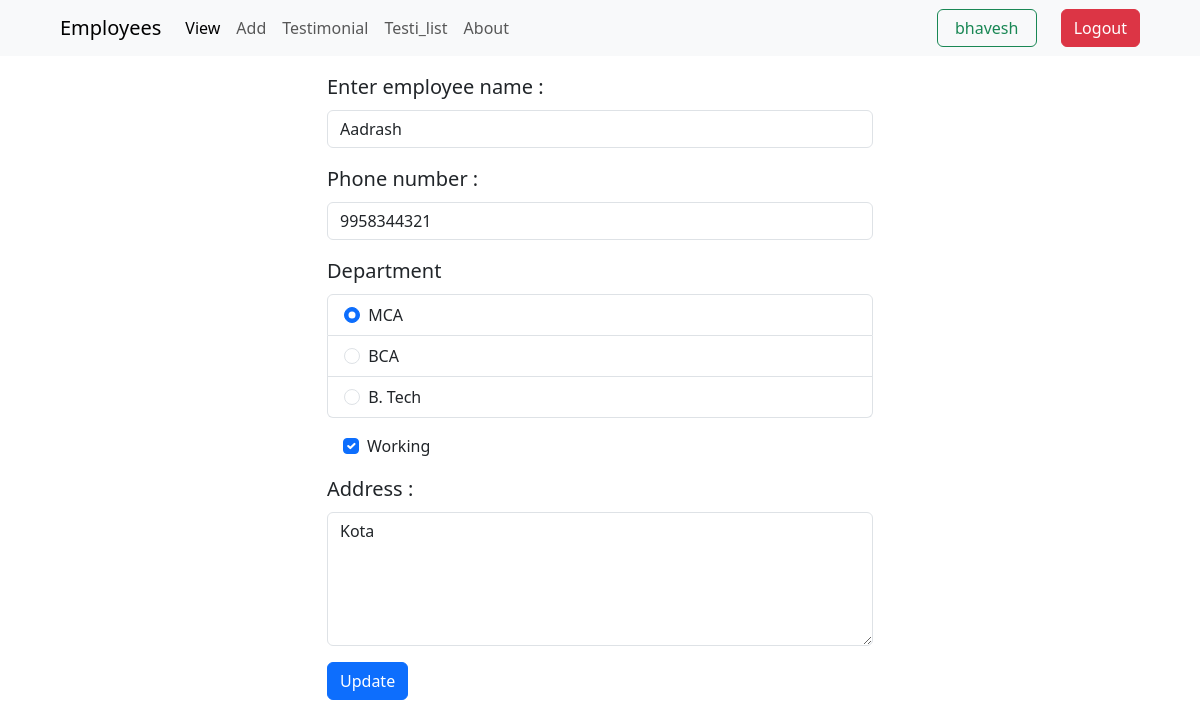
The page /emp/update-emp/Aad995 (signed in) on the database its author committed.
### emp/models.py (models this page shows, shortened)
class emp(models.Model):
    name=models.CharField(max_length=50)
    eid=models.CharField(max_length=20,primary_key=True)
    phone=models.CharField(max_length=10)
    working=models.BooleanField(default=False)
    department=models.CharField(max_length=10)
    address=models.CharField(max_length=100)

### emp/views.py (the view)
# urls.py: path('update-emp/<str:eid>',views.update_emp),
@login_required(login_url='/protected_page')
def update_emp(request,eid,):
    if request.user.is_superuser:
        ee=emp.objects.get(pk=eid)
        return render(request,'emp/update_emp.html',{ 'e':ee})
    return redirect('home')

### templates/emp/update_emp.html (shortened to what this page needs)
<!doctype html>
<html lang="en">
  <head>
    <link href="https://cdn.jsdelivr.net/npm/bootstrap@5.3.3/dist/css/bootstrap.min.css" rel="stylesheet">
    <link rel="stylesheet" href="/static/ss.css">
  </head>
  <body>
    {% include "emp/navbar.html" %}
    <div class="container">
        <div class="row justify-content-center">
          <div class="col-md-6 ">
            <div class="card-body">
                <form class="my-2" action="/emp/add-emp/" method="post" >
                    <div class="mb-3">
                      <label for="exampleInputEmail1" pattern="[a-zA-Z]{3,}" class="form-label fs-5 ">Enter employee name :</label>
                      <input type="text" class="form-control" id="exampleInputEmail1" name="emp_name" value="{{e.name}}" required>
                    </div>
                    <div class="mb-3">
                      <label for="phone" class="form-label fs-5">Phone number :</label>
                      <input type="tel" class="form-control" id="exampleInputPassword1" name="emp_phone"placeholder="10 digit mobile number" pattern="[6-9]{1}[0-9]{3}[0-9]{3}[0-9]{3}" value="{{e.phone}}"required>
                    </div>
                    <div class="dept_work">
                        <div class="mb-3 ">
                            <label for="deptt" class="form-label fs-5">Department</label>
                            <ul class="list-group">
                                <li class="list-group-item">
                                    <input class="form-check-input me-1" type="radio" name="emp_dept" {% if e.department == 'MCA' %} checked {% endif %} id="firstRadio" value="MCA" required>
                                    <label class="form-check-label" for="firstRadio">MCA</label>
                                </li>
                                <li class="list-group-item">
                                    <input class="form-check-input me-1" type="radio" name="emp_dept" value="BCA" {% if e.department == 'BCA' %} checked {% endif %} id="secondRadio" required>
                                    <label class="form-check-label" for="secondRadio">BCA</label>
                                </li>
                                <li class="list-group-item">
                                    <input class="form-check-input me-1" type="radio" name="emp_dept" value="B. Tech" {% if e.department == 'B. Tech' %} checked {% endif %} id="thirdRadio" required>
                                    <label class="form-check-label" for="thirdRadio">B. Tech</label>
                                </li>
                            </ul>
                        </div>
                        <div class="form-check mb-3 m-lg-3">
                            <input class="form-check-input" type="checkbox" name="emp_work" {% if e.working %} checked{% endif %} >
                            <label for="" class="form-check-label">Working</label>
                        </div>
                    </div>
                    <div class="mb-3">
                      <label for="address" class="form-label fs-5">Address :</label>
                      <textarea name="emp_add" id="address" rows="5" class="form-control " placeholder="City" maxlength="10">{{e.address}}</textarea>
                    </div>
                    <button type="submit" class="btn btn-primary">Update  </button>
                  </form>
            </div>
          </div>
        </div>
      </div>
  </body>
</html>

### templates/emp/navbar.html (shortened to what this page needs)
<nav class="ps-5 navbar navbar-expand-lg bg-body-tertiary">
  <div class="container-fluid">
    <a class="navbar-brand" href="/">Employees</a>
    <div class="collapse navbar-collapse" id="navbarSupportedContent">
      <ul class="navbar-nav me-auto mb-2 mb-lg-0">
        <li class="nav-item">
          <a class="nav-link active" aria-current="page" href="/emp/home">View</a>
        </li>
        <li class="nav-item">
          <a class="nav-link" href="/emp/add-emp">Add</a>
        </li>
        <li class="nav-item">
          <a class="nav-link" href="/emp/testimonial">Testimonial</a>
        </li>
        <li class="nav-item">
          <a class="nav-link" href="/emp/testimonial/viewtesti">Testi_list</a>
        </li>
        <li class="nav-item">
          <a class="nav-link" href="/about">About</a>
        </li>
      </ul>
      <ul class="navbar-nav ms-auto">
        {% if not user.is_authenticated %}
          <li class="nav-item">
            <a class=" btn btn-outline-success mx-3" href="/signin">Sign In</a>
            <a class=" btn btn-primary" href="/signup">Sign Up</a>
          </li>
        {% else %}
        <button class="btn btn-outline-success me-4" style="min-width: 100px;">{{user.username}}</button>
          <li class="nav-item">
            <a class="btn btn-danger me-5" href="/mylogout/{{ request.build_absolute_uri }}">Logout</a>
          </li>
        {% endif %}
      </ul>
    </div>
  </div>
</nav>

### rows shown on the page
emp: emp_name "Aadrash", emp_phone "9958344321", department "☑ MCA", department "☐ BCA", department "☐ B. Tech", working "☑", emp_add "Kota"

### other values the page prints
{{ user.username }} "bhavesh"
